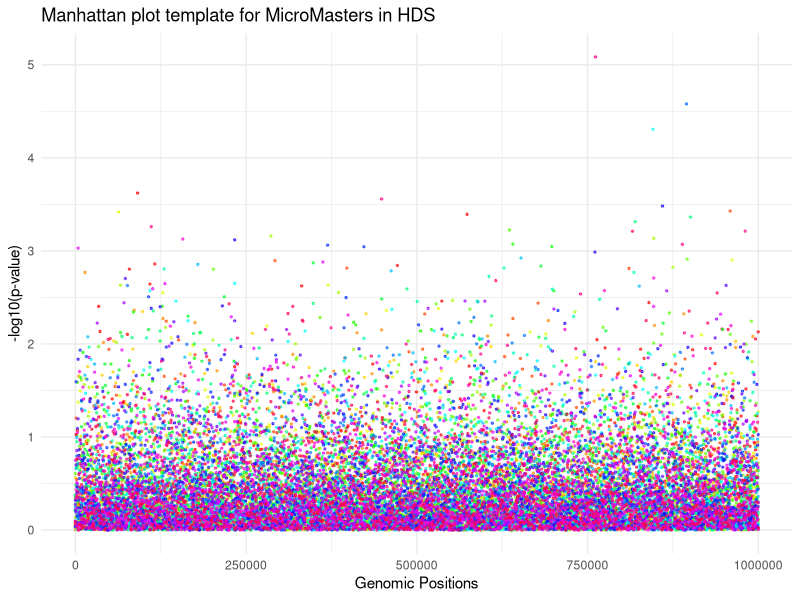

The R source for this figure:
# Simulated larger dataset
set.seed(42)
chromosomes <- rep(1:22, each = 1000) # 22 chromosomes, each with 1000 positions
positions <- unlist(lapply(1:22, function(x) seq(1, 1e6, length.out = 1000))) # Scaled positions
p_values <- runif(22 * 1000, min = 1e-8, max = 1) # Uniformly distributed p-values

# Create a data frame
data <- data.frame(chromosomes, positions, p_values)

# Calculate negative log10 p-values
data$log_p <- -log10(data$p_values)

# Manhattan plot
library(ggplot2)
ggplot(data, aes(x = positions, y = log_p, color = factor(chromosomes))) +
  geom_point(alpha = 0.6, size = 0.5) + # Add transparency and smaller points
  scale_color_manual(values = rep(rainbow(22), length.out = 22)) + # Color by chromosomes
  labs(x = "Genomic Positions", y = "-log10(p-value)",
       title = "Manhattan plot template for MicroMasters in HDS") +
  theme_minimal() +
  theme(legend.position = "none") # Hide legend for cleaner visualization
